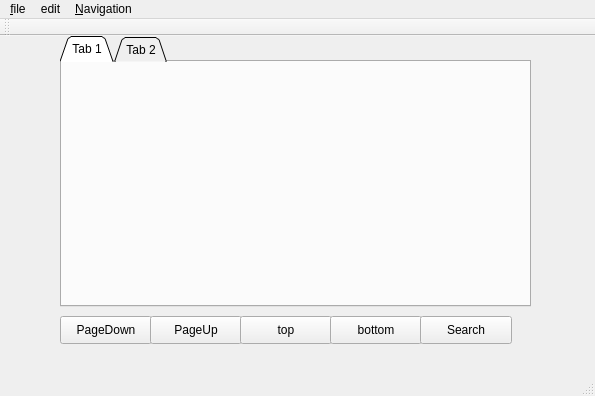
<?xml version="1.0" encoding="UTF-8"?>
<ui version="4.0">
 <class>MainWindow</class>
 <widget class="QMainWindow" name="MainWindow">
  <property name="geometry">
   <rect>
    <x>0</x>
    <y>0</y>
    <width>595</width>
    <height>396</height>
   </rect>
  </property>
  <property name="windowTitle">
   <string>Log Navigation II</string>
  </property>
  <widget class="QWidget" name="centralWidget">
   <widget class="QVBoxLayout" name="vboxLayout" native="true">
    <property name="geometry">
     <rect>
      <x>0</x>
      <y>0</y>
      <width>591</width>
      <height>271</height>
     </rect>
    </property>
    <widget class="QTabWidget" name="tabWidget">
     <property name="geometry">
      <rect>
       <x>60</x>
       <y>0</y>
       <width>471</width>
       <height>271</height>
      </rect>
     </property>
     <property name="sizePolicy">
      <sizepolicy hsizetype="Expanding" vsizetype="Expanding">
       <horstretch>1</horstretch>
       <verstretch>1</verstretch>
      </sizepolicy>
     </property>
     <property name="tabShape">
      <enum>QTabWidget::Triangular</enum>
     </property>
     <property name="currentIndex">
      <number>0</number>
     </property>
     <property name="movable">
      <bool>true</bool>
     </property>
     <widget class="QWidget" name="tab">
      <property name="mouseTracking">
       <bool>true</bool>
      </property>
      <property name="focusPolicy">
       <enum>Qt::TabFocus</enum>
      </property>
      <property name="acceptDrops">
       <bool>true</bool>
      </property>
      <attribute name="title">
       <string>Tab 1</string>
      </attribute>
     </widget>
     <widget class="QWidget" name="tab_2">
      <attribute name="title">
       <string>Tab 2</string>
      </attribute>
     </widget>
    </widget>
   </widget>
   <widget class="QPushButton" name="pagedown">
    <property name="geometry">
     <rect>
      <x>60</x>
      <y>280</y>
      <width>92</width>
      <height>28</height>
     </rect>
    </property>
    <property name="text">
     <string>PageDown</string>
    </property>
   </widget>
   <widget class="QPushButton" name="pageup">
    <property name="geometry">
     <rect>
      <x>150</x>
      <y>280</y>
      <width>92</width>
      <height>28</height>
     </rect>
    </property>
    <property name="text">
     <string>PageUp</string>
    </property>
   </widget>
   <widget class="QPushButton" name="top">
    <property name="geometry">
     <rect>
      <x>240</x>
      <y>280</y>
      <width>92</width>
      <height>28</height>
     </rect>
    </property>
    <property name="text">
     <string>top</string>
    </property>
   </widget>
   <widget class="QPushButton" name="bottom">
    <property name="geometry">
     <rect>
      <x>330</x>
      <y>280</y>
      <width>92</width>
      <height>28</height>
     </rect>
    </property>
    <property name="text">
     <string>bottom</string>
    </property>
   </widget>
   <widget class="QPushButton" name="search">
    <property name="geometry">
     <rect>
      <x>420</x>
      <y>280</y>
      <width>92</width>
      <height>28</height>
     </rect>
    </property>
    <property name="text">
     <string>Search</string>
    </property>
   </widget>
  </widget>
  <widget class="QMenuBar" name="menuBar">
   <property name="geometry">
    <rect>
     <x>0</x>
     <y>0</y>
     <width>595</width>
     <height>28</height>
    </rect>
   </property>
   <widget class="QMenu" name="file">
    <property name="title">
     <string>&amp;file</string>
    </property>
    <addaction name="actionClose"/>
    <addaction name="actionSearch"/>
    <addaction name="actionQuit"/>
    <addaction name="actionOpen"/>
    <addaction name="actionNewtab"/>
   </widget>
   <widget class="QMenu" name="menuEdit">
    <property name="title">
     <string>edit</string>
    </property>
    <addaction name="actionPreferences"/>
    <addaction name="actionCut"/>
    <addaction name="actionCopy"/>
    <addaction name="actionMark_as_signature"/>
    <addaction name="action_file_format"/>
   </widget>
   <widget class="QMenu" name="menuNavigation">
    <property name="title">
     <string>&amp;Navigation</string>
    </property>
    <addaction name="actionScroll_up"/>
    <addaction name="actionScroll_down"/>
    <addaction name="actionPage_up"/>
    <addaction name="actionPage_down"/>
    <addaction name="navActionSearch"/>
   </widget>
   <addaction name="file"/>
   <addaction name="menuEdit"/>
   <addaction name="menuNavigation"/>
  </widget>
  <widget class="QToolBar" name="mainToolBar">
   <attribute name="toolBarArea">
    <enum>TopToolBarArea</enum>
   </attribute>
   <attribute name="toolBarBreak">
    <bool>false</bool>
   </attribute>
  </widget>
  <widget class="QStatusBar" name="statusBar"/>
  <action name="actionClose">
   <property name="text">
    <string>&amp;close</string>
   </property>
  </action>
  <action name="actionSearch">
   <property name="checkable">
    <bool>true</bool>
   </property>
   <property name="text">
    <string>&amp;search</string>
   </property>
  </action>
  <action name="actionQuit">
   <property name="text">
    <string>&amp;quit</string>
   </property>
  </action>
  <action name="actionPreferences">
   <property name="text">
    <string>&amp;preferences</string>
   </property>
  </action>
  <action name="actionCut">
   <property name="text">
    <string>&amp;cut</string>
   </property>
  </action>
  <action name="actionCopy">
   <property name="text">
    <string>cop&amp;y</string>
   </property>
  </action>
  <action name="actionMark_as_signature">
   <property name="text">
    <string>&amp;mark as signature</string>
   </property>
  </action>
  <action name="actionOpen">
   <property name="text">
    <string>&amp;open</string>
   </property>
  </action>
  <action name="actionScroll_up">
   <property name="text">
    <string>&amp;scroll up </string>
   </property>
  </action>
  <action name="actionScroll_down">
   <property name="text">
    <string>s&amp;croll down</string>
   </property>
  </action>
  <action name="actionPage_up">
   <property name="text">
    <string>&amp;page up </string>
   </property>
  </action>
  <action name="actionPage_down">
   <property name="text">
    <string>page &amp;down</string>
   </property>
  </action>
  <action name="navActionSearch">
   <property name="text">
    <string>s&amp;earch</string>
   </property>
  </action>
  <action name="actionNewtab">
   <property name="text">
    <string>&amp;newtab</string>
   </property>
  </action>
  <action name="action_file_format">
   <property name="text">
    <string>&amp;file format</string>
   </property>
  </action>
 </widget>
 <layoutdefault spacing="6" margin="11"/>
 <customwidgets>
  <customwidget>
   <class>QVBoxLayout</class>
   <extends>QWidget</extends>
   <header>qvboxlayout.h</header>
  </customwidget>
 </customwidgets>
 <resources/>
 <connections/>
</ui>
